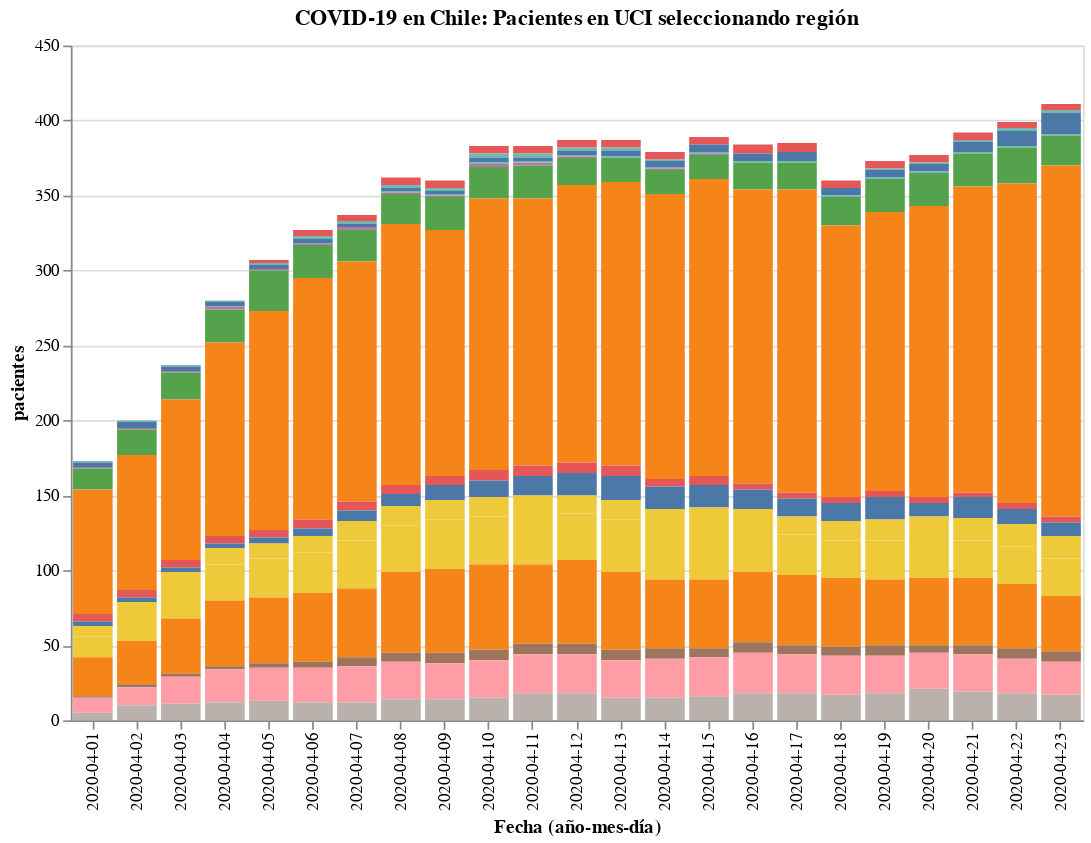

Notebook source saved alongside this figure:
### Code cell
#hide_input
input_dropdown = alt.binding_select(options=new_data['region'].unique())
selection = alt.selection_single(fields=['region'], bind=input_dropdown, name=' ')
color = alt.condition(selection,
                    alt.Color('region:N', legend=None),
                    alt.value('lightgray'))

# selection = alt.selection_multi(fields=['region'], on='mouseover')

# color = alt.condition(selection,
#                       alt.Color('region:N', sort=regiones, legend=None),
#                       alt.value('lightgray'))

bars = alt.Chart(data).mark_bar().encode(
    x=alt.X('date:O', axis=alt.Axis(title='Fecha (año-mes-día)')),
    y=alt.Y('pacientes'),
    color=color,
    tooltip='pacientes',
    order=alt.Order(
    # Sort the segments of the bars by this field
    'codigo region',
    sort='descending'
    )
    ).properties(
    title=f'COVID-19 en Chile: Pacientes en UCI seleccionando región'
).add_selection(
    selection
).transform_filter(
    selection
)

bars.properties(width=600, height=400)

### Figure 1 — Vega-Lite specification as saved in the notebook (floating-point values rounded to 4 significant figures; data arrays with more than 128 entries replaced by an {"elided": "..."} marker saying what was removed)
{"config": {"view": {"continuousWidth": 400, "continuousHeight": 300}}, "data": {"name": "data-0c9a4b6bef6eed2d3cefe4051341d15e"}, "mark": "bar", "encoding": {"color": {"condition": {"type": "nominal", "field": "region", "legend": null, "selection": " "}, "value": "lightgray"}, "order": {"type": "quantitative", "field": "codigo region", "sort": "descending"}, "tooltip": {"type": "quantitative", "field": "pacientes"}, "x": {"type": "ordinal", "axis": {"title": "Fecha (año-mes-día)"}, "field": "date"}, "y": {"type": "quantitative", "field": "pacientes"}}, "height": 400, "selection": {" ": {"type": "single", "fields": ["region"], "bind": {"input": "select", "options": ["Arica y Parinacota", "Tarapacá", "Antofagasta", "Atacama", "Coquimbo", "Valparaíso", "Metropolitana", "O’Higgins", "Maule", "Ñuble", "Biobío", "Araucanía", "Los Ríos", "Los Lagos", "Aysén", "Magallanes"]}}}, "title": "COVID-19 en Chile: Pacientes en UCI seleccionando región", "transform": [{"filter": {"selection": " "}}], "width": 600, "$schema": "https://vega.github.io/schema/vega-lite/v4.8.1.json", "datasets": {"data-0c9a4b6bef6eed2d3cefe4051341d15e": {"elided": "368 records"}}}
